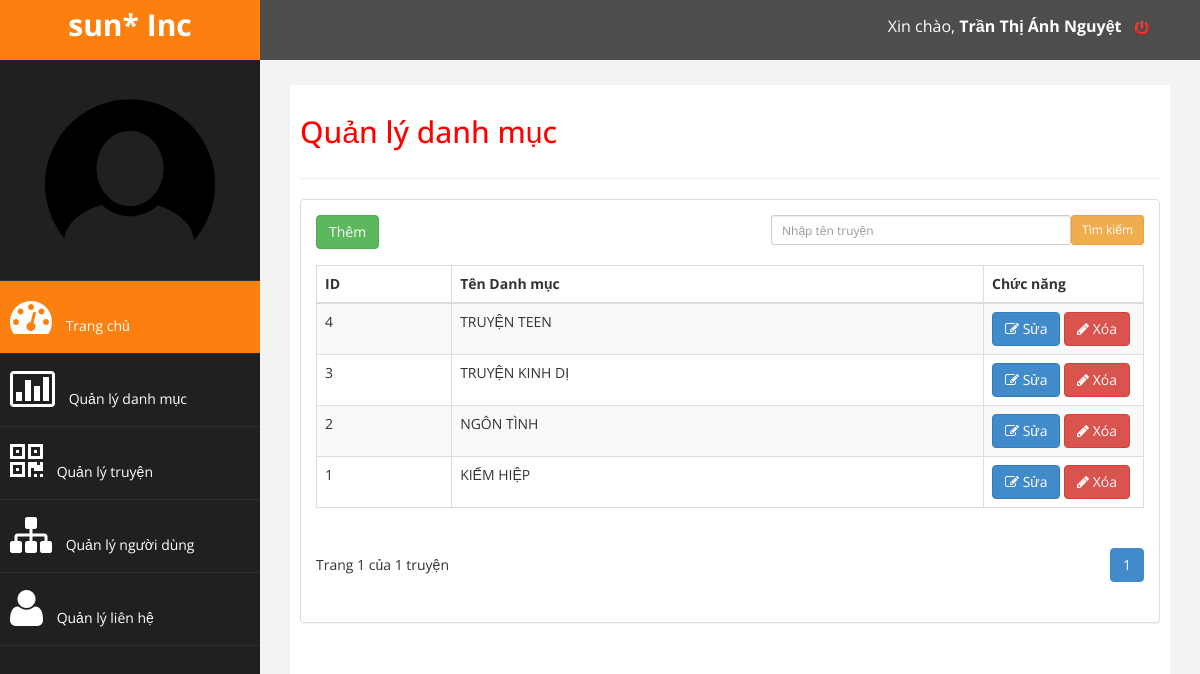
The app's page /cat/index.php (signed in) with its own data.
### tables this page shows
CREATE TABLE `cat` (
  `cat_id` int(5) UNSIGNED NOT NULL,
  `name` varchar(150) NOT NULL
);

### cat/index.php (the view, shortened to what this page needs)
<?php require_once $_SERVER['DOCUMENT_ROOT'] . '/adminStory/templates/admin/inc/header.php'; ?>
<?php require_once $_SERVER['DOCUMENT_ROOT'] . '/adminStory/templates/admin/inc/leftbar.php'; ?>
<?php
$queryTSD = "SELECT COUNT(*) AS TSD  FROM cat";
$resultTSD = $mysqli->query($queryTSD);
$arTSD = mysqli_fetch_assoc($resultTSD);
$TongSoDong = $arTSD['TSD'];
$row_count = ROW_COUNT;
$TongSoTrang = ceil($TongSoDong / $row_count);
$current_page = 1;
$offset = ($current_page - 1) * $row_count;
?>
<div id="page-wrapper">
    <div id="page-inner">
        <div class="row">
            <div class="col-md-12">
                <h2>Quản lý danh mục</h2>
            </div>
        </div>
        <hr />
        <div class="row">
            <div class="col-md-12">
                <div class="panel panel-default">
                    <div class="panel-body">
                        <div class="table-responsive">
                            <div class="row">
                                <div class="col-sm-6">
                                    <a href="add.php" class="btn btn-success btn-md">Thêm</a>
                                </div>
                                <div class="col-sm-6" style="text-align: right;">
                                    <form method="post" action="">
                                        <input type="submit" name="search" value="Tìm kiếm" class="btn btn-warning btn-sm" style="float:right" />
                                        <input type="search" class="form-control input-sm" placeholder="Nhập tên truyện" style="float:right; width: 300px;" />
                                    </form><br />
                                </div>
                            </div>
                            <table class="table table-striped table-bordered table-hover" id="dataTables-example">
                                <thead>
                                    <tr>
                                        <th>ID</th>
                                        <th>Tên Danh mục</th>
                                        <th width="160px">Chức năng</th>
                                    </tr>
                                </thead>
                                <tbody>
                                    <?php
                                    $query = "SELECT * FROM cat ORDER BY cat_id DESC LIMIT {$offset}, {$row_count}";
                                    $result = $mysqli->query($query);
                                    while ($arItem = mysqli_fetch_assoc($result)) {
                                        $cat_id = $arItem['cat_id'];
                                        $name = $arItem['name'];
                                    ?>
                                        <tr class="gradeX">
                                            <td><?php echo $cat_id; ?></td>
                                            <td><?php echo $name; ?></td>
                                            <td class="center">
                                                <a href="edit.php?id=<?php echo $cat_id; ?>" title="" class="btn btn-primary"><i class="fa fa-edit "></i> Sửa</a>
                                                <a href="del.php?id=<?php echo $cat_id; ?>" onclick="return confirm('Bạn có thật sự muốn xóa danh mục này?')" title="" class="btn btn-danger"><i class="fa fa-pencil"></i> Xóa</a>
                                            </td>
                                        </tr>
                                    <?php
                                    }
                                    ?>
                                </tbody>
                            </table>
                            <div class="row">
                                <div class="col-sm-6">
                                    <div class="dataTables_info" id="dataTables-example_info" style="margin-top:27px">Trang <?php echo $current_page; ?> của <?php echo $TongSoTrang; ?> truyện</div>
                                </div>
                                <div class="col-sm-6" style="text-align: right;">
                                    <div class="dataTables_paginate paging_simple_numbers" id="dataTables-example_paginate">
                                        <ul class="pagination">
                                            <?php
                                            for ($i = 1; $i <= $TongSoTrang; $i++) {
                                                if ($i == $current_page) {
                                            ?>
                                                <li class="paginate_button active" aria-controls="dataTables-example" tabindex="0"><a href="#"><?php echo $current_page; ?></a></li>
                                                <?php
                                                } else {
                                                ?>
                                                    <li class="paginate_button " aria-controls="dataTables-example" tabindex="0"><a href="index.php?page=<?php echo $i; ?>"><?php echo $i; ?></a></li>
                                                <?php
                                                }
                                                ?>
                                            <?php
                                            }
                                            ?>
                                        </ul>
                                    </div>
                                </div>
                            </div>
                        </div>
                    </div>
                </div>
            </div>
        </div>
    </div>
</div>
<?php require_once $_SERVER['DOCUMENT_ROOT'] . '/adminStory/templates/admin/inc/footer.php'; ?>

### templates/admin/assets/css/custom.css (style rules this page uses)
body { font-family: 'Open Sans', sans-serif; }
#page-wrapper { padding: 15px 15px; min-height: 600px; background:#F3F3F3; }
#page-inner { width:100%; margin:10px 20px 10px 0px; background-color:#fff!important; padding:10px; min-height:1200px; }
h2 { color: #f00; }
@media (min-width:768px) { #page-wrapper { margin: 0 0 0 260px; padding: 15px 30px; min-height: 1200px; } }

### records on screen
cat: cat_id "4", name "TRUYỆN TEEN"
cat: cat_id "3", name "TRUYỆN KINH DỊ"
cat: cat_id "2", name "NGÔN TÌNH"
cat: cat_id "1", name "KIẾM HIỆP"

### other values on screen
$name "Trần Thị Ánh Nguyệt"
$current_page "1"
$TongSoTrang "1"
